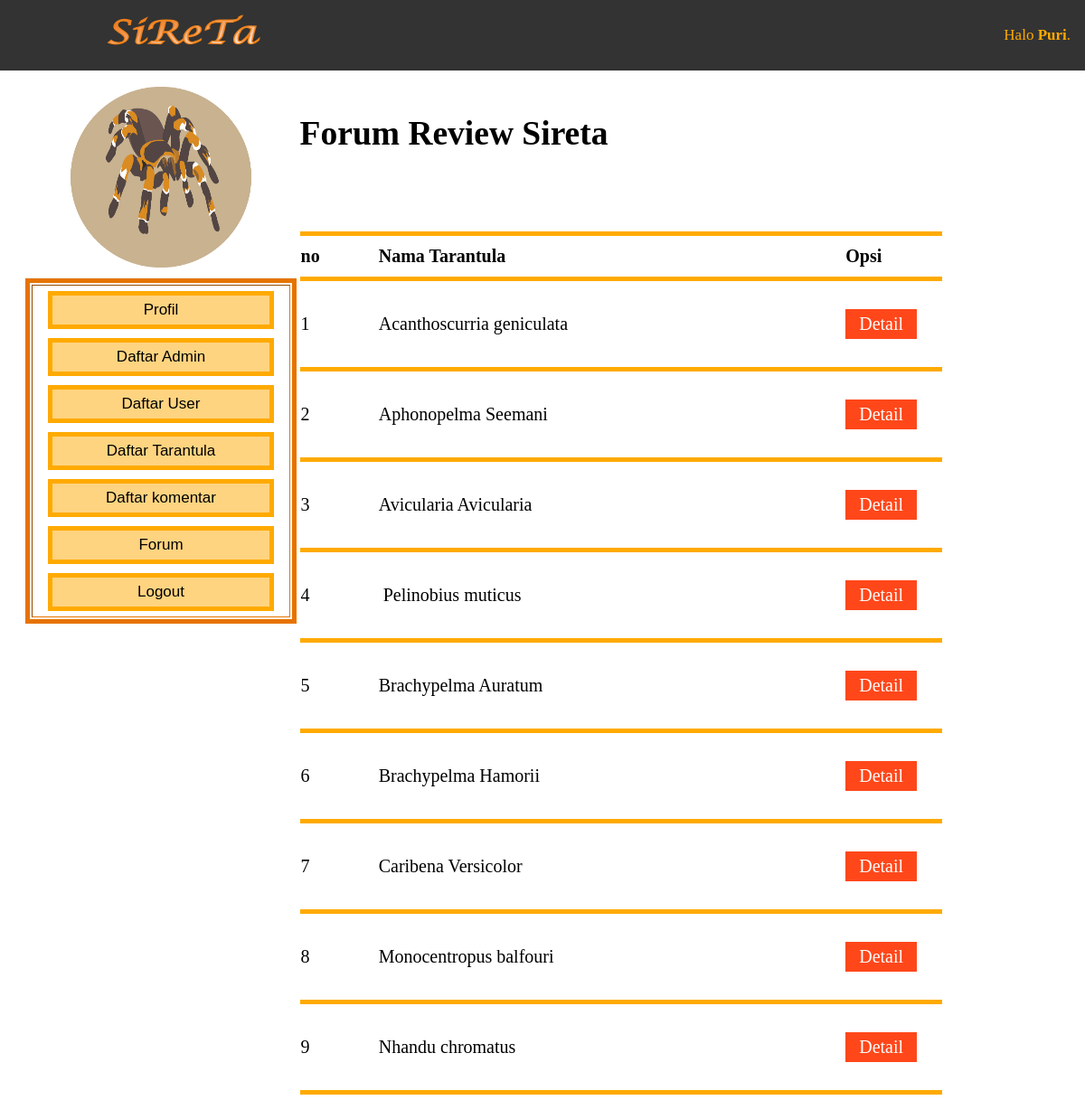
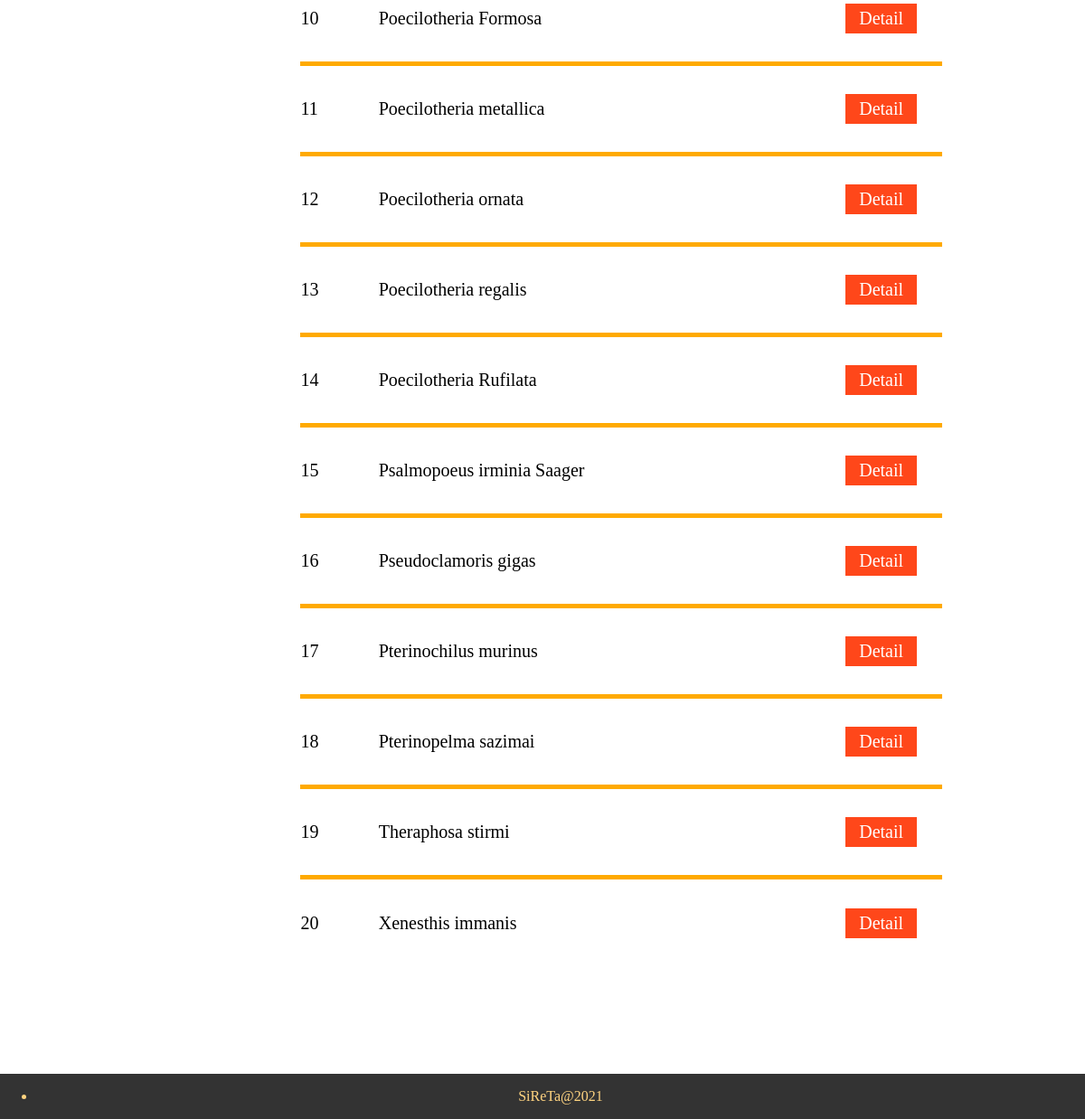
Screenshot of /admin/forum.php (signed in) with the database file from the repository (2 pictures, top to bottom).
### tables this page shows
CREATE TABLE `user` (
  `id_user` int(10) NOT NULL,
  `nama` varchar(50) NOT NULL,
  `username` varchar(20) NOT NULL,
  `password` varchar(10) NOT NULL,
  `level` enum('Admin','User') NOT NULL,
  `kota` varchar(20) NOT NULL,
  `jenis_pemelihara` varchar(20) NOT NULL
);

CREATE TABLE `tarantula` (
  `id_tartul` int(10) NOT NULL,
  `nama_spesies` varchar(100) NOT NULL,
  `foto` varchar(100) NOT NULL,
  `src_foto` varchar(100) NOT NULL,
  `warna` varchar(50) NOT NULL,
  `generasi` varchar(15) NOT NULL,
  `kecepatan` varchar(10) NOT NULL,
  `racun` varchar(10) NOT NULL,
  `umur` int(5) NOT NULL,
  `panjang` int(5) NOT NULL,
  `pemelihara` varchar(15) NOT NULL,
  `sifat` varchar(10) NOT NULL
);

### admin/forum.php (the view, shortened to what this page needs)
<?php include 'header.php'; ?>
	<div class="kanan2">
		<h2 >Forum Review Sireta</h2><br><br>
        <table class="table1" >
            <tr height="50px">
                <th class="col-md-1">no</th>
                <th class="col-md-5">Nama Tarantula</th>
                <th class="col-md-1">Opsi</th>
            </tr>
            <?php
            $i=0;
                $user=mysqli_query($koneksi,"select * from tarantula order by nama_spesies asc");
            while($u=mysqli_fetch_array($user)){
                $i++;
            ?>
                <tr class="baris1" height="100px">
                    <td><?php echo $i ?></td>
                    <td><?php echo $u['nama_spesies'] ?></td>
                    <td>
                        <a href="Detail.php?id_tartul=<?php echo $u['id_tartul']; ?>" class="btn2">Detail</a>
                    </td>
                </tr>
                <?php } ?>
        </table>
        <br><br><br><br><br><br>
    </div>
<?php include 'footer.php';?>

### admin/header.php (shortened to what this page needs)
<html>
<head>
	<link rel="stylesheet" type="text/css" href="../css/tartul.css">
</head>
<body>
	<?php
		include '../function/koneksi.php';
		$username = $_SESSION['username'];
	?>
	<?php
        $user=mysqli_query($koneksi,"select * from user where username ='$username' ");
    	while($u=mysqli_fetch_array($user)){
    ?>
        <div class="topnav">
		  <a><img class="tulisan" src="../image/based/sireta.png"></a>
		  <div class="login-container">
                <a>Halo <b><?php echo $u['nama']; ?></b>.</a>
		  </div>
		</div>
	<?php } ?>
		<div class="container" style="margin:8% auto;">
				<div class="kiri2">
                   <div >
				   <table border="5" width="300px" height="200px" style="text-align :center; border: none;border-collapse: collapse;">
				   <tr><td class="logokiri">
					   <img class="logo" src="../image/based/logo.png" onclick= "location.href='admin.php'">
				   </td></tr>
					</table>
                   <table border="5" width="300px" height="200px" style="text-align :center; border: 5px solid #e67300;">
				   <tr><td>
				   		<button onclick= "location.href='Profil_Admin.php'">Profil</button>
						<button onclick= "location.href='DAdmin.php'">Daftar Admin</button>
						<button onclick= "location.href='DUser.php'">Daftar User</button>
						<button onclick= "location.href='tarantula.php'">Daftar Tarantula</button>
						<button onclick= "location.href='komentar.php'">Daftar komentar</button>
						<button onclick= "location.href='forum.php'">Forum</button>
						<button onclick= "location.href='../function/logout.php'">Logout</button>
					</td></tr>
					</table>
					</div>
				</div>

### css/tartul.css (style rules this page uses)
img.tulisan { padding-left: 100px; width: 200px; height: 50px; }
img.logo { width: 200px; height: 200px; margin-left: AUTO; margin-right: auto; display:block; padding-bottom: 10px; cursor: pointer; }
.topnav { background-color: #333; overflow: hidden; position: fixed; left: 0; top: 0; width: 100%; }
.topnav a { float: left; text-align: center; padding: 14px 16px; text-decoration: none; font-size: 17px; color : #ffaa00; }
.topnav .login-container { padding-top: 15px; float: right; }
.container .kanan2 { text-align : left; font-size : 25px; float: right; height: 100%; width: 60%; padding-Right : 150px; }
.container .kiri2 { text-align : center; float: left; height: 100%; width: 25%; padding-left : 20px; }
.container .kiri2 button { padding: 6px; margin-top: 5px; margin-bottom: 5px; font-size: 17px; border: 5px solid #ffaa00; width: 250px; background: #ffd480; cursor: pointer; }
.col-md-5 { width: 41.66666667%; text-align : left; }
.col-md-1 { width: 8.33333333%; text-align : left; }
.table1 .col-md-1 { width: 8.33333333%; text-align : left; }
.table1 .col-md-5 { width: 50%; text-align : left; }
.table1 { border-top: 5px solid #ffaa00; border-collapse: collapse; padding : 15px; height:200px; font-size: 20px; }
.table1 .baris1 { border-top: 5px solid #ffaa00; border-collapse: collapse; }
.btn2 { color: #fff; background-color: #ff471a; padding: 5px 15px; text-align: center; text-decoration: none; display: inline-block; cursor: pointer; }
.logokiri { border-right: none; border-left: none; border-top: none }

### rows the page displays
user: nama "Puri"
tarantula: nama_spesies "Acanthoscurria geniculata"
tarantula: nama_spesies "Aphonopelma Seemani"
tarantula: nama_spesies "Avicularia Avicularia"
tarantula: nama_spesies "Pelinobius muticus"
tarantula: nama_spesies "Brachypelma Auratum"
tarantula: nama_spesies "Brachypelma Hamorii"
tarantula: nama_spesies "Caribena Versicolor"
tarantula: nama_spesies "Monocentropus balfouri"
tarantula: nama_spesies "Nhandu chromatus"
tarantula: nama_spesies "Poecilotheria Formosa"
tarantula: nama_spesies "Poecilotheria metallica"
tarantula: nama_spesies "Poecilotheria ornata"
tarantula: nama_spesies "Poecilotheria regalis"
tarantula: nama_spesies "Poecilotheria Rufilata"
tarantula: nama_spesies "Psalmopoeus irminia Saager"
tarantula: nama_spesies "Pseudoclamoris gigas"
tarantula: nama_spesies "Pterinochilus murinus"
tarantula: nama_spesies "Pterinopelma sazimai"
tarantula: nama_spesies "Theraphosa stirmi"
tarantula: nama_spesies "Xenesthis immanis"
